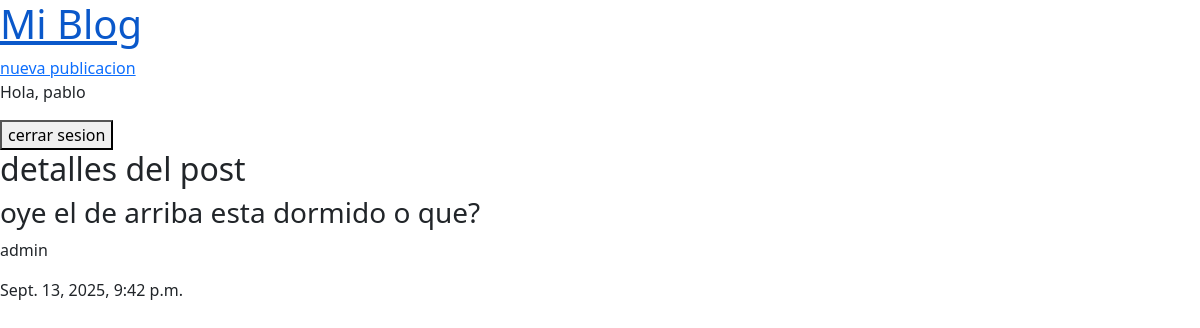
/post/2/ (signed in), run on the app's committed database.
### blogs/models.py (models this page shows, shortened)
class Post(models.Model):
    title = models.CharField(max_length=200)
    content = models.TextField()
    created_at = models.DateTimeField(auto_now_add=True)
    updated_at = models.DateTimeField(auto_now=True)
    author = models.ForeignKey(
        "auth.User",
        on_delete=models.CASCADE,
    )

### blogs/views.py (the view)
# urls.py: path("post/<int:pk>/", postdetailview.as_view(), name="post-detail"),
class postdetailview(LoginRequiredMixin, DetailView):
    model = Post
    template_name = "post_detail.html"

### templates/post_detail.html (shortened to what this page needs)
{% extends "_base.html" %}
{% block content %}
    <h2>detalles del post</h2>
    <h3>{{ post.title }}</h3>
    <p>{{ post.author}}</p>
    <p>{{ post.created_at }}</p>
{% endblock %}

### templates/_base.html (shortened to what this page needs)
{% load static %}
<!DOCTYPE html>
<html lang="en">
<head>
    <link rel="stylesheet" href="{% static 'base.css' %}">
    <link href="https://cdn.jsdelivr.net/npm/bootstrap@5.3.8/dist/css/bootstrap.min.css" rel="stylesheet">
</head>
<body>
    <a href="{% url 'post-list' %}"><h1>Mi Blog</h1></a>
    <a href="{% url 'post-new' %}">nueva publicacion</a>
    {% if user.is_authenticated %}
        <p>Hola, {{ user.username }}</p>
        <form action="{% url 'logout' %}" method="post">
            <button type="submit">cerrar sesion</button>
        </form>
    {% else %}
        <a href="{% url 'login' %}">iniciar sesion</a>
        <a href="{% url 'signup' %}">registrarse</a>
    {% endif %}
    {% block content %}
    {% endblock %}
</body>
</html>

### static/base.css (style rules this page uses)
h1 { color:red; }

### data on the page
Post: title "oye el de arriba esta dormido o que?", author "admin", created_at "Sept. 13, 2025, 9:42 p.m."

### other printed values
{{ user.username }} "pablo"
